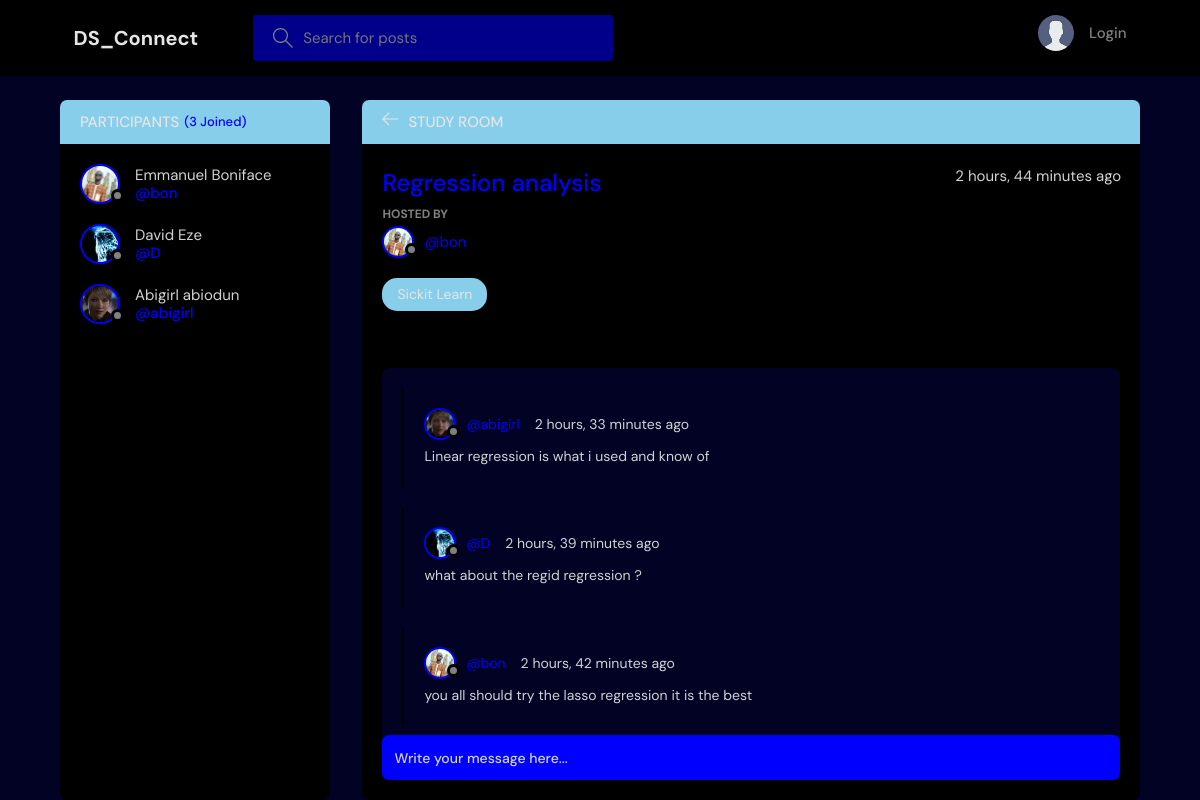
Page /room/3/ on the committed database.
### base/models.py (models this page shows, shortened)
class Room(models.Model):
    host = models.ForeignKey(User, on_delete=models.SET_NULL, null=True)
    topic = models.ForeignKey(Topic, on_delete=models.SET_NULL, null=True)
    name = models.CharField(max_length=200)
    description = models.TextField(null=True, blank=True)
    participants = models.ManyToManyField(
        User, related_name='participants', blank=True)
    updated = models.DateTimeField(auto_now=True)
    created = models.DateTimeField(auto_now_add=True)
    class Meta:
        ordering = ['-updated', '-created']

class User(AbstractUser):
    name = models.CharField(max_length=200, null=True)
    email = models.EmailField(unique=True, null=True)
    bio = models.TextField(null=True)
    avatar = models.ImageField(null=True, default="avatar.svg")
    USERNAME_FIELD = 'email'
    REQUIRED_FIELDS = []

class Topic(models.Model):
    name = models.CharField(max_length=200)
    def __str__(self):
        return self.name

class Message(models.Model):
    user = models.ForeignKey(User, on_delete=models.CASCADE)
    room = models.ForeignKey(Room, on_delete=models.CASCADE)
    body = models.TextField()
    updated = models.DateTimeField(auto_now=True)
    created = models.DateTimeField(auto_now_add=True)
    class Meta:
        ordering = ['-updated', '-created']

### base/views.py (the view, shortened to what this page needs)
# urls.py: path('room/<str:pk>/', views.room, name="room"),
def room(request, pk):
    room = Room.objects.get(id=pk)
    room_messages = room.message_set.all()
    participants = room.participants.all()
    context = {'room': room, 'room_messages': room_messages,
               'participants': participants}
    return render(request, 'base/room.html', context)

### base/templates/base/room.html (shortened to what this page needs)
{% extends 'main.html' %} {% block content %}
<main class="profile-page layout layout--2">
  <div class="container">
    <div class="room">
      <div class="room__top">
        <div class="room__topLeft">
          <a href="{% url 'home' %}">
            <svg
              version="1.1"
              xmlns="http://www.w3.org/2000/svg"
              width="32"
              height="32"
              viewBox="0 0 32 32"
            >
              <title>arrow-left</title>
              <path
                d="M13.723 2.286l-13.723 13.714 13.719 13.714 1.616-1.611-10.96-10.96h27.625v-2.286h-27.625l10.965-10.965-1.616-1.607z"
              ></path>
            </svg>
          </a>
          <h3>Study Room</h3>
        </div>
      </div>
      <div class="room__box scroll">
        <div class="room__header scroll">
          <div class="room__info">
            <h3>{{room.name}}</h3>
            <span>{{room.created|timesince}} ago</span>
          </div>
          <div class="room__hosted">
            <p>Hosted By</p>
            <a
              href="{% url 'user-profile' room.host.id %}"
              class="room__author"
            >
              <div class="avatar avatar--small">
                <img src="{{room.host.avatar.url}}" />
              </div>
              <span>@{{room.host.username}}</span>
            </a>
          </div>
          <span class="room__topics">{{room.topic}}</span>
        </div>
        <div class="room__conversation">
          <div class="threads scroll">
            {% for message in room_messages %}
            <div class="thread">
              <div class="thread__top">
                <div class="thread__author">
                  <a
                    href="{% url 'user-profile' message.user.id %}"
                    class="thread__authorInfo"
                  >
                    <div class="avatar avatar--small">
                      <img src="{{message.user.avatar.url}}" />
                    </div>
                    <span>@{{message.user.username}}</span>
                  </a>
                  <span class="thread__date"
                    >{{message.created|timesince}} ago</span
                  >
                </div>
              </div>
              <div class="thread__details">{{message.body}}</div>
            </div>
            {% endfor %}
          </div>
        </div>
      </div>
      <div class="room__message">
        <form action="" method="POST">
          <input name="body" placeholder="Write your message here..." />
        </form>
      </div>
    </div>
    <div class="participants">
      <h3 class="participants__top">
        Participants <span>({{participants.count}} Joined)</span>
      </h3>
      <div class="participants__list scroll">
        {% for user in participants %}
        <a href="{%  url 'user-profile' user.id %}" class="participant">
          <div class="avatar avatar--medium">
            <img src="{{user.avatar.url}}" />
          </div>
          <p>
            {{user.name}}
            <span>@{{user.username}}</span>
          </p>
        </a>
        {% endfor %}
      </div>
    </div>
  </div>
</main>
{% endblock content %}

### rows in the picture
Room: name "Regression analysis", created "2 hours, 44 minutes", host.avatar (picture), host.username "bon", topic "Sickit Learn"
Message: user.avatar (picture), user.username "abigirl", created "2 hours, 33 minutes", body "Linear regression is what i used and know of"
Message: user.avatar (picture), user.username "D", created "2 hours, 39 minutes", body "what about the regid regression ?"
Message: user.avatar (picture), user.username "bon", created "2 hours, 42 minutes", body "you all should try the lasso regression it is the best"
User: avatar (picture), name "Emmanuel Boniface", username "bon"
User: avatar (picture), name "David Eze", username "D"
User: avatar (picture), name "Abigirl abiodun", username "abigirl"

### other values in the picture
{{ participants.count }} "3"
